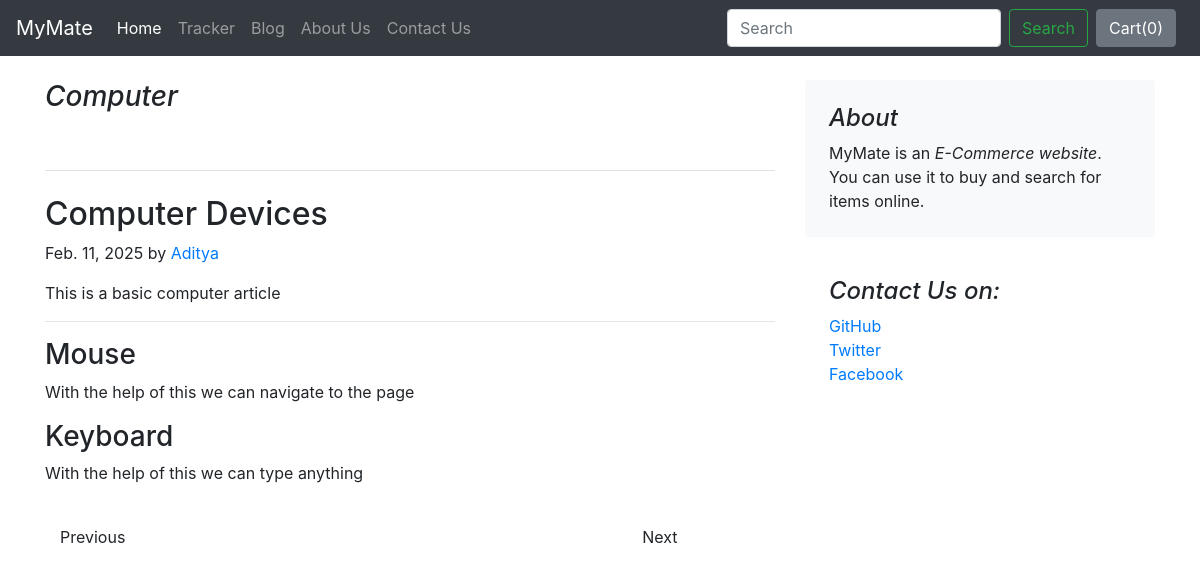
Before: /blog/blogpost/1 with the older database file.
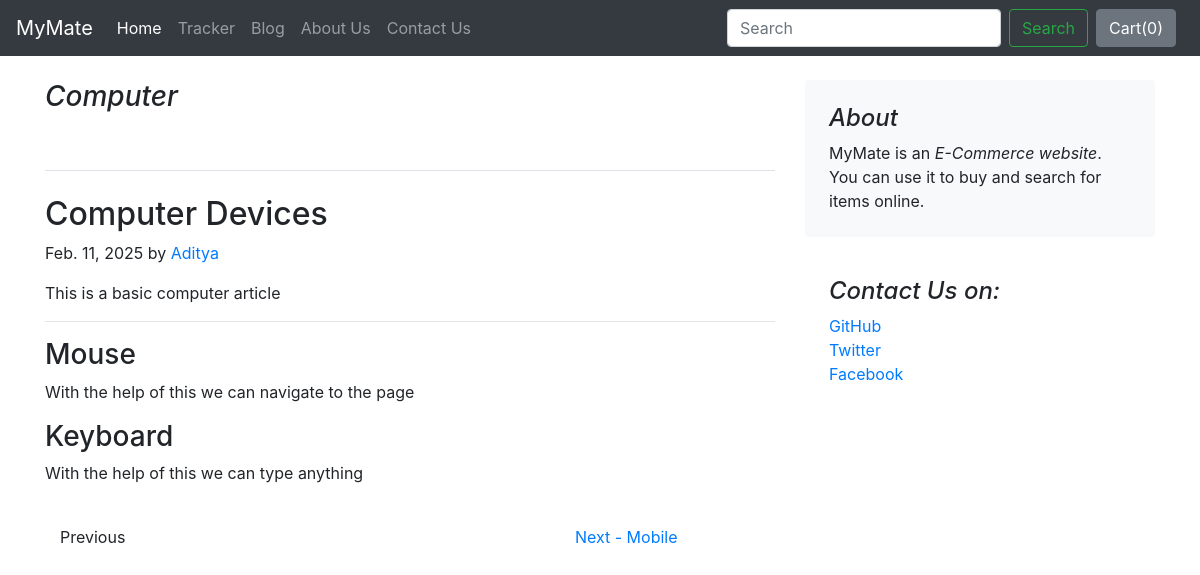
After: the same page with the newer database file.
### blog/models.py (models this page shows, shortened)
class Blogpost(models.Model):
    post_id = models.AutoField(primary_key=True)
    title = models.CharField(max_length=50)
    head0 = models.CharField(max_length=500)
    chead0 = models.CharField(max_length=5000, default="")
    head1 = models.CharField(max_length=500)
    chead1 = models.CharField(max_length=5000, default="")
    head2 = models.CharField(max_length=500)
    chead2 = models.CharField(max_length=5000, default="")
    pub_date = models.DateField()
    thumbnail = models.ImageField(upload_to='blog/images', default="")

### blog/views.py (the view)
# urls.py: path("blogpost/<int:id>", views.blogpost, name="blogPost")
def blogpost(request, id):
    post = Blogpost.objects.filter(post_id=id)[0]
    previous_post = Blogpost.objects.filter(post_id__lt=id).order_by('-post_id').first()
    next_post = Blogpost.objects.filter(post_id__gt=id).order_by('post_id').first()
    context = {'post': post, 'prev_post': previous_post, 'next_post': next_post}
    return render(request, 'blog/blogpost.html', context)

### blog/templates/blog/blogpost.html (shortened to what this page needs)
{% extends 'blog/basic.html' %}
{% block body %}
    <div class="container my-4">
      <div class="row">
          <div class="col-md-8 blog-main">
            <h3 class="pb-4 font-italic">
              {{post.title}}
            </h3>
            <div class="fb-like border-bottom mb-4 pb-4" data-href="http://127.0.0.1:8000/blog/blogpost/{{post.post_id}}" data-layout="standard" data-action="like" data-size="large" data-show-faces="true" data-share="true"></div>
            <div class="blog-post">
              <h2 class="blog-post-title">{{post.head0}}</h2>
              <p class="blog-post-meta">{{post.pub_date}} by <a href="https://www.github.com/adityakashyap5047" target="_blank">Aditya</a></p>
              <p>{{post.chead0}}</p>
              <hr>
              <h3>{{post.head1}}</h3>
              <p>{{post.chead1}}</p>
              <h3>{{post.head2}}</h3>
              <p>{{post.chead2}}</p>
            </div>
          </div>
          <aside class="col-md-4 blog-sidebar">
            <div class="p-4 mb-3 bg-light rounded">
              <h4 class="font-italic">About</h4>
              <p class="mb-0">MyMate is an <em>E-Commerce website</em>. You can use it to buy and search for items online.</p>
            </div>
            <div class="p-4">
              <h4 class="font-italic">Contact Us on:</h4>
              <ol class="list-unstyled">
                <li><a href="#">GitHub</a></li>
                <li><a href="#">Twitter</a></li>
                <li><a href="#">Facebook</a></li>
              </ol>
            </div>
          </aside>
        </div>
        <div class="d-flex justify-content-between mt-4 col-md-7">
          <div>
            {% if prev_post %}
              <a href="/blog/blogpost/{{prev_post.post_id}}">Previous - {{prev_post.title}}</a>
            {% else %}
              <span>Previous</span>
            {% endif %}
          </div>
          <div>
            {% if next_post %}
              <a href="/blog/blogpost/{{next_post.post_id}}">Next - {{next_post.title}}</a>
            {% else %}
              <span>Next</span>
            {% endif %}
          </div>
        </div>
    </div>
{% endblock %}

Changed rows visible on the page:
added Blogpost: title "Mobile"
Other visible differences:
text no longer shown: "Next"
text now shown: "Next -"
